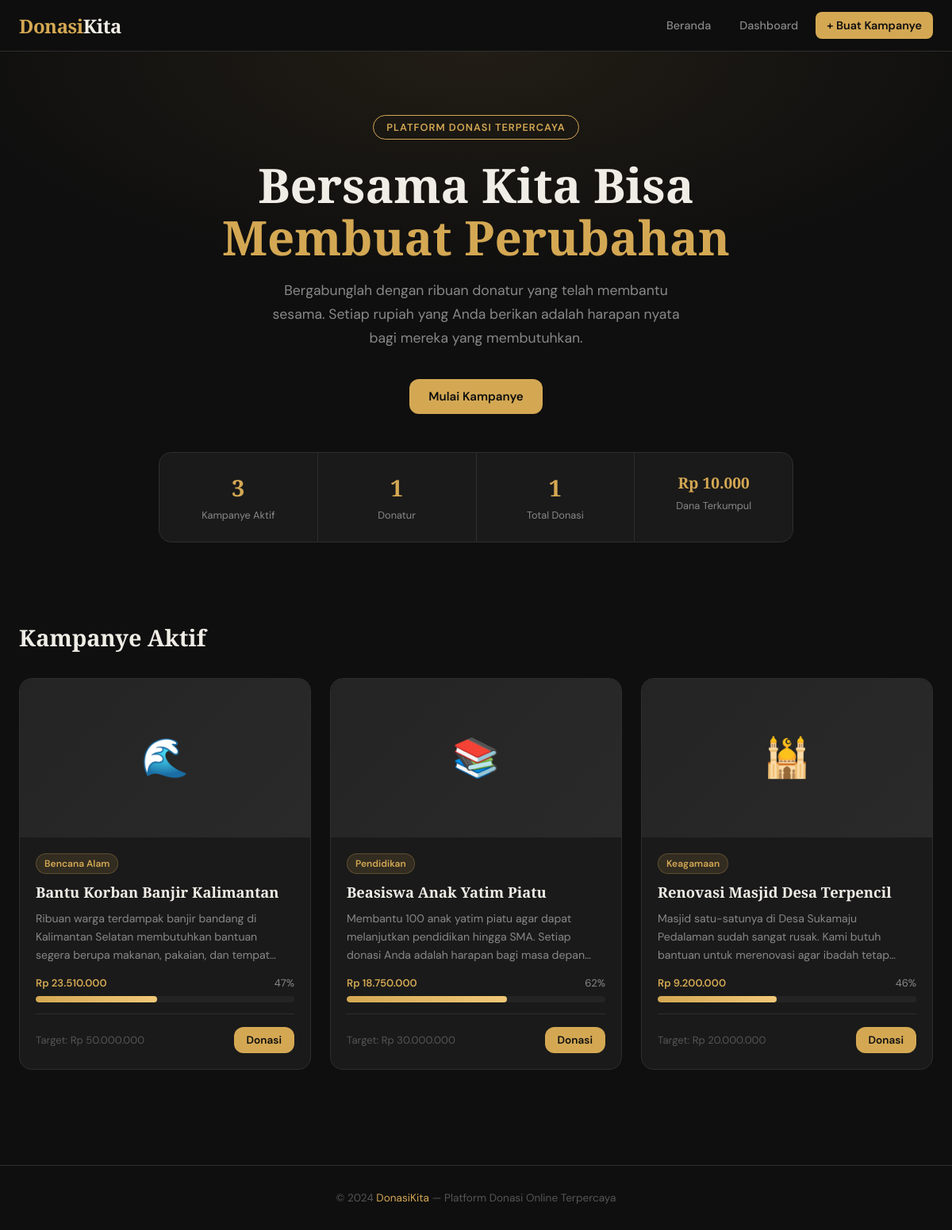
The page / on the database its author committed.
### tables this page shows
CREATE TABLE campaigns (
            id INTEGER PRIMARY KEY AUTOINCREMENT,
            title TEXT NOT NULL,
            description TEXT NOT NULL,
            target_amount REAL NOT NULL,
            collected_amount REAL DEFAULT 0,
            image_filename TEXT,
            category TEXT DEFAULT 'Umum',
            is_active INTEGER DEFAULT 1,
            created_at TIMESTAMP DEFAULT CURRENT_TIMESTAMP
        );

### app.py (the view)
@app.route('/')
def index():
    campaigns = db.get_all_campaigns()
    stats = db.get_stats()
    return render_template('index.html', campaigns=campaigns, stats=stats)

### app.py (called while the page is built)
def format_rupiah(amount):
    return f"Rp {amount:,.0f}".replace(',', '.')

### db.py (called while the page is built)
def get_db():
    conn = sqlite3.connect(DB_PATH)
    conn.row_factory = sqlite3.Row
    return conn

def get_all_campaigns():
    conn = get_db()
    rows = conn.execute(
        'SELECT * FROM campaigns WHERE is_active=1 ORDER BY created_at DESC'
    ).fetchall()
    conn.close()
    return rows

def get_stats():
    conn = get_db()
    total_campaigns = conn.execute('SELECT COUNT(*) FROM campaigns WHERE is_active=1').fetchone()[0]
    total_donations = conn.execute('SELECT COUNT(*) FROM donations WHERE status="confirmed"').fetchone()[0]
    total_amount = conn.execute('SELECT COALESCE(SUM(amount),0) FROM donations WHERE status="confirmed"').fetchone()[0]
    total_donors = conn.execute('SELECT COUNT(DISTINCT donor_email) FROM donations WHERE status="confirmed"').fetchone()[0]
    conn.close()
    return {
        'total_campaigns': total_campaigns,
        'total_donations': total_donations,
        'total_amount': total_amount,
        'total_donors': total_donors,
    }

### templates/index.html (shortened to what this page needs)
{% extends "base.html" %}
{% block content %}
<section class="hero">
  <div class="hero-eyebrow">Platform Donasi Terpercaya</div>
  <h1>Bersama Kita Bisa<br><em>Membuat Perubahan</em></h1>
  <p>Bergabunglah dengan ribuan donatur yang telah membantu sesama. Setiap rupiah yang Anda berikan adalah harapan nyata bagi mereka yang membutuhkan.</p>
  <a href="{{ url_for('new_campaign') }}" class="btn btn-primary">Mulai Kampanye</a>
  <div class="stats-bar">
    <div class="stat-item">
      <span class="stat-number">{{ stats.total_campaigns }}</span>
      <span class="stat-label">Kampanye Aktif</span>
    </div>
    <div class="stat-item">
      <span class="stat-number">{{ stats.total_donors }}</span>
      <span class="stat-label">Donatur</span>
    </div>
    <div class="stat-item">
      <span class="stat-number">{{ stats.total_donations }}</span>
      <span class="stat-label">Total Donasi</span>
    </div>
    <div class="stat-item">
      <span class="stat-number" style="font-size:1.2rem;">{{ stats.total_amount | rupiah }}</span>
      <span class="stat-label">Dana Terkumpul</span>
    </div>
  </div>
</section>
<div class="container">
  <div class="section-header">
    <h2 class="section-title">Kampanye Aktif</h2>
  </div>
  {% if campaigns %}
  <div class="campaign-grid">
    {% for c in campaigns %}
    {% set progress = [(c.collected_amount / c.target_amount * 100), 100] | min | int if c.target_amount > 0 else 0 %}
    <div class="campaign-card">
      <div class="campaign-img">
        {% if c.image_filename %}
          <img src="{{ url_for('uploaded_file', filename=c.image_filename) }}" alt="{{ c.title }}">
        {% else %}
          {% if c.category == 'Bencana Alam' %}🌊
          {% elif c.category == 'Pendidikan' %}📚
          {% elif c.category == 'Keagamaan' %}🕌
          {% elif c.category == 'Kesehatan' %}❤️
          {% else %}🤝{% endif %}
        {% endif %}
      </div>
      <div class="campaign-body">
        <div class="campaign-category">
          <span class="badge badge-gold">{{ c.category }}</span>
        </div>
        <a href="{{ url_for('campaign_detail', campaign_id=c.id) }}" class="campaign-title">{{ c.title }}</a>
        <p class="campaign-desc">{{ c.description }}</p>
        <div class="campaign-progress">
          <div class="progress-info">
            <span class="progress-collected">{{ c.collected_amount | rupiah }}</span>
            <span class="progress-pct">{{ progress }}%</span>
          </div>
          <div class="progress-bar-wrap">
            <div class="progress-bar-fill" style="width: {{ progress }}%"></div>
          </div>
        </div>
        <div class="campaign-footer">
          <span class="campaign-target">Target: {{ c.target_amount | rupiah }}</span>
          <a href="{{ url_for('donate', campaign_id=c.id) }}" class="btn btn-primary btn-sm">Donasi</a>
        </div>
      </div>
    </div>
    {% endfor %}
  </div>
  {% endif %}
</div>
{% endblock %}

### templates/base.html (shortened to what this page needs)
<!DOCTYPE html>
<html lang="id">
<head>
</head>
<body>
<nav>
  <div class="nav-inner">
    <a class="nav-logo" href="{{ url_for('index') }}">Donasi<span>Kita</span></a>
    <div class="nav-links">
      <a href="{{ url_for('index') }}" class="nav-link-hide">Beranda</a>
      <a href="{{ url_for('admin') }}" class="nav-link-hide">Dashboard</a>
      <a href="{{ url_for('new_campaign') }}" class="btn-nav btn">+ Buat Kampanye</a>
    </div>
  </div>
</nav>
{% block content %}{% endblock %}
<footer>
  <p>© 2024 <a href="{{ url_for('index') }}">DonasiKita</a> — Platform Donasi Online Terpercaya</p>
</footer>
</body>
</html>

### templates/base.html (style rules this page uses)
:root { --bg: #0f0f0f; --surface: #1a1a1a; --surface2: #242424; --border: #2e2e2e; --gold: #d4a853; --gold-light: #f0c878; --green: #4ade80; --red: #f87171; --blue: #60a5fa; --text: #f0ede6; --text-muted: #888; --text-dim: #555; --radius: 12px; }
* { margin: 0; padding: 0; box-sizing: border-box; }
body { font-family: 'DM Sans', sans-serif; background: var(--bg); color: var(--text); min-height: 100vh; }
nav { background: rgba(15,15,15,0.92); backdrop-filter: blur(12px); border-bottom: 1px solid var(--border); position: sticky; top: 0; z-index: 100; }
.nav-inner { max-width: 1200px; margin: 0 auto; padding: 0 24px; display: flex; align-items: center; justify-content: space-between; height: 64px; }
.nav-logo { font-family: 'Playfair Display', serif; font-size: 1.5rem; font-weight: 900; color: var(--gold); text-decoration: none; letter-spacing: -0.5px; }
.nav-logo span { color: var(--text); }
.nav-links { display: flex; gap: 8px; align-items: center; }
.nav-links a { color: var(--text-muted); text-decoration: none; padding: 8px 14px; border-radius: 8px; font-size: 0.9rem; font-weight: 500; transition: all .2s; }
.nav-links .btn-nav { background: var(--gold); color: #0f0f0f; font-weight: 600; }
.container { max-width: 1200px; margin: 0 auto; padding: 40px 24px; }
.btn { display: inline-flex; align-items: center; gap: 8px; padding: 12px 24px; border-radius: var(--radius); font-family: 'DM Sans', sans-serif; font-size: 0.95rem; font-weight: 600; cursor: pointer; border: none; text-decoration: none; transition: all .2s; white-space: nowrap; }
.btn-primary { background: var(--gold); color: #0f0f0f; }
.btn-sm { padding: 8px 16px; font-size: 0.85rem; }
.progress-bar-wrap { background: var(--surface2); border-radius: 99px; height: 8px; overflow: hidden; }
.progress-bar-fill { height: 100%; border-radius: 99px; background: linear-gradient(90deg, var(--gold), var(--gold-light)); transition: width .6s ease; }
.badge { display: inline-block; padding: 4px 10px; border-radius: 99px; font-size: 0.75rem; font-weight: 600; }
.badge-gold { background: #d4a85322; color: var(--gold); border: 1px solid #d4a85344; }
footer { border-top: 1px solid var(--border); padding: 32px 24px; margin-top: 80px; text-align: center; color: var(--text-dim); font-size: 0.85rem; }
footer a { color: var(--gold); text-decoration: none; }

### rows shown on the page
campaigns: category "Bencana Alam", title "Bantu Korban Banjir Kalimantan", description "Ribuan warga terdampak banjir bandang di Kalimantan Selatan membutuhkan bantuan segera berupa makanan, pakaian, dan…", collected_amount|rupiah "Rp 23.510.000", progress "47", target_amount|rupiah "Rp 50.000.000"
campaigns: category "Pendidikan", title "Beasiswa Anak Yatim Piatu", description "Membantu 100 anak yatim piatu agar dapat melanjutkan pendidikan hingga SMA. Setiap donasi Anda adalah harapan bagi masa…", collected_amount|rupiah "Rp 18.750.000", progress "62", target_amount|rupiah "Rp 30.000.000"
campaigns: category "Keagamaan", title "Renovasi Masjid Desa Terpencil", description "Masjid satu-satunya di Desa Sukamaju Pedalaman sudah sangat rusak. Kami butuh bantuan untuk merenovasi agar ibadah…", collected_amount|rupiah "Rp 9.200.000", progress "46", target_amount|rupiah "Rp 20.000.000"

### other values the page prints
{{ stats.total_campaigns }} "3"
{{ stats.total_donors }} "1"
{{ stats.total_donations }} "1"
{{ stats.total_amount | rupiah }} "Rp 10.000"
